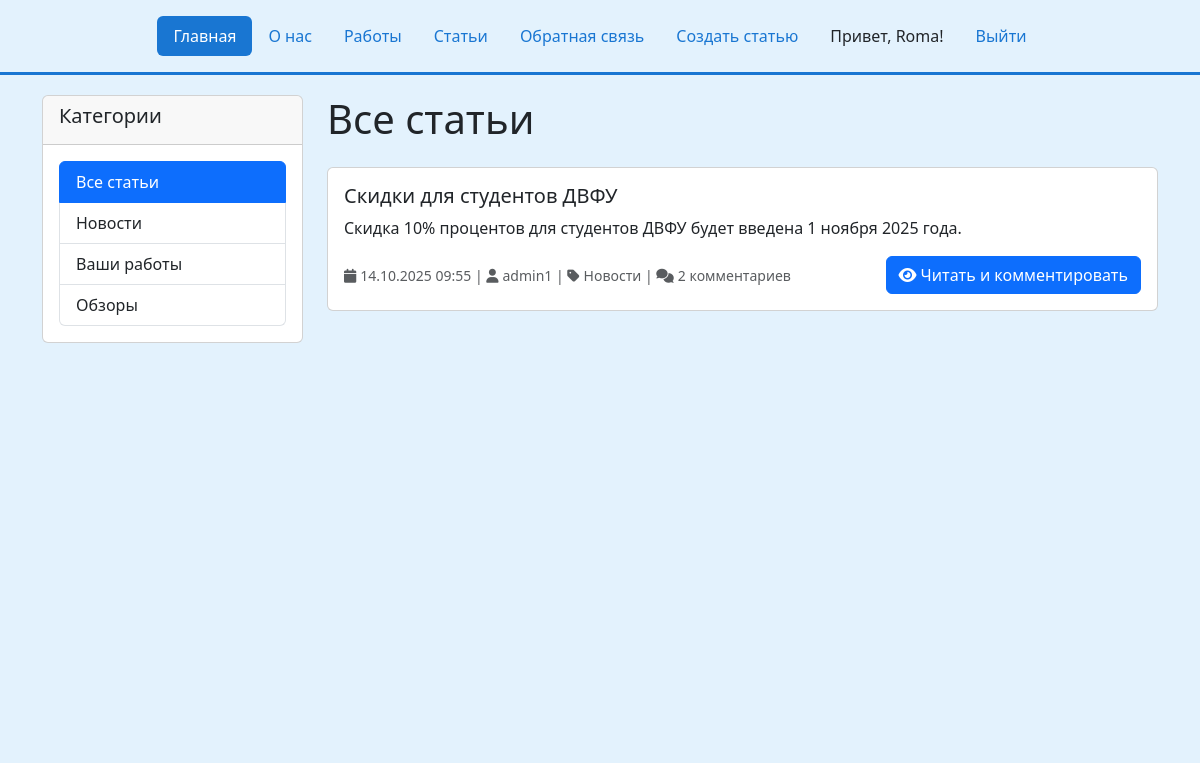
The app's page /articles/ (signed in) with its own data.
### my_siteApp/models.py (models this page shows, shortened)
class Article(models.Model):
    CATEGORY_CHOICES = [
        ('news', 'Новости'),
        ('works', 'Ваши работы'),
        ('review', 'Обзоры'),
    ]
    title = models.CharField(max_length=200, verbose_name="Заголовок")
    text = models.TextField(verbose_name="Текст статьи")
    created_date = models.DateTimeField(default=timezone.now, verbose_name="Дата создания")
    category = models.CharField(
        max_length=20,
        choices=CATEGORY_CHOICES,
        default='news',
        verbose_name="Категория"
    )
    user = models.ForeignKey(
        User,
        on_delete=models.CASCADE,
        related_name='articles',
        verbose_name="Автор"
    )
    class Meta:
        ordering = ['-created_date']

### my_siteApp/views.py (the view)
# urls.py: path('articles/', views.articles_list, name='articles_list'),
def articles_list(request, category=None):
    articles = Article.objects.all()
    if category:
        valid_categories = dict(Article.CATEGORY_CHOICES).keys()
        if category not in valid_categories:
            messages.error(request, 'Неверная категория')
            return redirect('articles_list')
        articles = articles.filter(category=category)
    context = {
        'articles': articles,
        'current_category': category,
        'category_choices': Article.CATEGORY_CHOICES,
    }
    return render(request, 'my_siteApp/articles_list.html', context)

### my_siteApp/templates/my_siteApp/articles_list.html (shortened to what this page needs)
{% extends 'my_siteApp/base.html' %}
{% load static %}
{% block content %}
<div class="row">
    <div class="col-md-3">
        <div class="card mb-4">
            <div class="card-header">
                <h5>Категории</h5>
            </div>
            <div class="card-body">
                <div class="list-group">
                    <a href="{% url 'articles_list' %}"
                       class="list-group-item list-group-item-action {% if not current_category %}active{% endif %}">
                        Все статьи
                    </a>
                    {% for value, label in category_choices %}
                    <a href="{% url 'articles_by_category' value %}"
                       class="list-group-item list-group-item-action {% if current_category == value %}active{% endif %}">
                        {{ label }}
                    </a>
                    {% endfor %}
                </div>
            </div>
        </div>
    </div>
    <div class="col-md-9">
        <h1 class="mb-4">
            {% if current_category %}
            {{ current_category|title }}
            {% else %}
            Все статьи
            {% endif %}
        </h1>
        {% if articles %}
            {% for article in articles %}
            <div class="card mb-4">
                <div class="card-body">
                    <h5 class="card-title">{{ article.title }}</h5>
                    <p class="card-text">{{ article.text|truncatewords:30 }}</p>
                    <div class="d-flex justify-content-between align-items-center">
                        <small class="text-muted">
                            <i class="fas fa-calendar me-1"></i>{{ article.created_date|date:"d.m.Y H:i" }} |
                            <i class="fas fa-user me-1"></i>{{ article.user.username }} |
                            <i class="fas fa-tag me-1"></i>{{ article.get_category_display }} |
                            <i class="fas fa-comments me-1"></i>{{ article.comments.count }} комментариев
                        </small>
                        <a href="{% url 'news_detail' article.id %}" class="btn btn-primary">
                            <i class="fas fa-eye me-1"></i>Читать и комментировать
                        </a>
                    </div>
                </div>
            </div>
            {% endfor %}
        {% else %}
            <div class="alert alert-info">
                <i class="fas fa-info-circle me-2"></i>Статьи не найдены.
            </div>
        {% endif %}
    </div>
</div>
{% endblock %}

### my_siteApp/templates/my_siteApp/base.html (shortened to what this page needs)
<!DOCTYPE html>
<html lang="ru">
<head>
    <link rel="stylesheet" href="https://cdn.jsdelivr.net/npm/bootstrap@5.3.3/dist/css/bootstrap.min.css">
    <link rel="stylesheet" href="https://cdnjs.cloudflare.com/ajax/libs/font-awesome/6.0.0/css/all.min.css">
</head>
<body>
    <div class="container">
        <header class="d-flex justify-content-center py-3">
            <ul class="nav nav-pills">
                <li class="nav-item">
                    <a href="/" class="nav-link active" aria-current="page">Главная</a>
                </li>
                <li class="nav-item">
                    <a href="/about/" class="nav-link">О нас</a>
                </li>
                <li class="nav-item">
                    <a href="/works/" class="nav-link">Работы</a>
                </li>
                <li class="nav-item">
                    <a href="/articles/" class="nav-link">Статьи</a>
                </li>
                <li class="nav-item">
                    <a href="/feedback/" class="nav-link">Обратная связь</a>
                </li>
                {% if user.is_authenticated %}
                <li class="nav-item">
                    <a href="/create-article/" class="nav-link">Создать статью</a>
                </li>
                <li class="nav-item">
                    <span class="nav-link text-dark">Привет, {{ user.username }}!</span>
                </li>
                <li class="nav-item">
                    <form method="post" action="{% url 'logout' %}" class="d-inline">
                        <button type="submit" class="btn btn-link nav-link">Выйти</button>
                    </form>
                </li>
                {% endif %}
            </ul>
        </header>
    </div>
    <div class="b-example-divider"></div>
    <div class="content-container">
        <div class="container">
            {% block content %}{% endblock %}
        </div>
    </div>
</body>
</html>

### my_siteApp/templates/my_siteApp/base.html (style rules this page uses)
body { background-color: #e3f2fd; margin: 0; padding: 0; min-height: 100vh; }
.content-container { background-color: #e3f2fd; min-height: calc(100vh - 140px); padding: 20px 0; }
.nav-pills .nav-link.active { background-color: #1976d2; }
.nav-link { color: #1976d2; }
.b-example-divider { height: 3px; background-color: #1976d2; margin: 0; }

### records on screen
Article: title "Скидки для студентов ДВФУ", text "Скидка 10% процентов для студентов ДВФУ будет введена 1 ноября 2025 года.", created_date "14.10.2025 09:55", user.username "admin1", category "Новости", comments.count "2"

### other values on screen
{{ user.username }} "Roma"
{{ label }} "Новости" "Ваши работы" "Обзоры"
